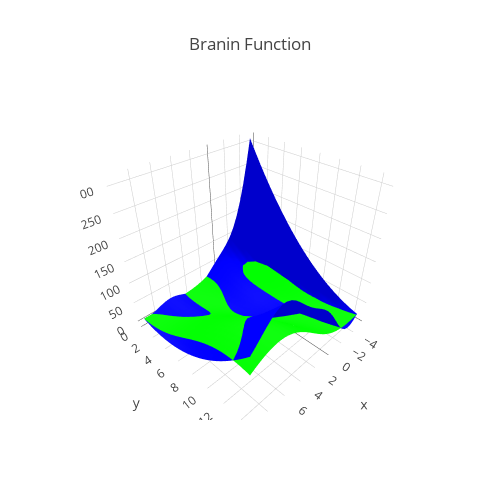

The notebook cell this image was saved under:
### Markdown cell above
### Plot results

### Code cell
from plotly.offline import download_plotlyjs, init_notebook_mode, plot, iplot
import plotly
import plotly.graph_objs as go
import numpy as np
plotly.offline.init_notebook_mode(connected=True)

colorscale1 = [[0, 'rgb(0,0,255)'], [1, 'rgb(0,0,255)']]
colorscale2 = [[0, 'rgb(0,255,0)'], [1, 'rgb(0,255,0)']]
colorscale3 = [[0, 'rgb(255,0,0)'], [1, 'rgb(255,0,0)']]

marker=dict(color='rgb(127, 127, 127)',size=2, symbol='circle', line=dict(color='rgb(204, 204, 204)',width=1),opacity=0.9)

hifi_data = go.Surface(x=samples2[0].tolist(), y=samples2[1].tolist(), z=ref_outputs_hifi, opacity=1,colorscale=colorscale1,showscale=False)
medfi_data = go.Surface(x=samples2[0].tolist(), y=samples2[1].tolist(), z=ref_outputs_medfi, opacity=0.9,colorscale=colorscale2)
lofi_data = go.Surface(x=samples2[0].tolist(), y=samples2[1].tolist(), z=ref_outputs_lofi, opacity=0.9, colorscale=colorscale3)

lofi_train_data = go.Scatter3d(x=nargp_samples_lofi[:,0].tolist(), y=nargp_samples_lofi[:,1].tolist(),z=nargp_results_lofi.flatten(),mode='markers',marker=marker)
medfi_train_data = go.Scatter3d(x=nargp_samples_medfi[:,0].tolist(), y=nargp_samples_medfi[:,1].tolist(),z=nargp_results_medfi.flatten(),mode='markers',marker=marker)
hifi_train_data = go.Scatter3d(x=nargp_samples_hifi[:,0].tolist(), y=nargp_samples_hifi[:,1].tolist(),z=nargp_results_hifi.flatten(),mode='markers',marker=marker)

#hifi_predictions = go.Scatter3d(x=samples[:,0].tolist(), y=samples[:,1].tolist(),z=nargp_outputs.flatten(),mode='markers',marker=marker)
hifi_predictions = go.Surface(x=samples2[0].tolist(), y=samples2[1].tolist(), z=nargp_outputs.reshape(30,-1), opacity=1, colorscale=colorscale2,showscale=False)

#data = [hifi_data, medfi_data, lofi_data, lofi_train_data, medfi_train_data, hifi_train_data]
data = [hifi_predictions, hifi_data]

layout = go.Layout(
    title='Branin Function',
    autosize=True,
    width=500,
    height=500,
    showlegend = False,
)
fig = go.Figure(data=data, layout=layout)
iplot(fig, filename='branin-function')

### Figure 1 — Plotly figure (JSON) as saved in the notebook; plotly's stock layout.template omitted (floating-point values rounded to 4 significant figures; data arrays with more than 128 entries replaced by an {"elided": "..."} marker saying what was removed)
{"data": [{"colorscale": [[0, "rgb(0,255,0)"], [1, "rgb(0,255,0)"]], "opacity": 1, "showscale": false, "type": "surface", "x": {"elided": "30x30 float values"}, "y": {"elided": "30x30 float values"}, "z": {"elided": "30x30 float values"}}, {"colorscale": [[0, "rgb(0,0,255)"], [1, "rgb(0,0,255)"]], "opacity": 1, "showscale": false, "type": "surface", "x": {"elided": "30x30 float values"}, "y": {"elided": "30x30 float values"}, "z": {"elided": "30x30 float values"}}], "layout": {"autosize": true, "height": 500, "showlegend": false, "title": "Branin Function", "width": 500}}
